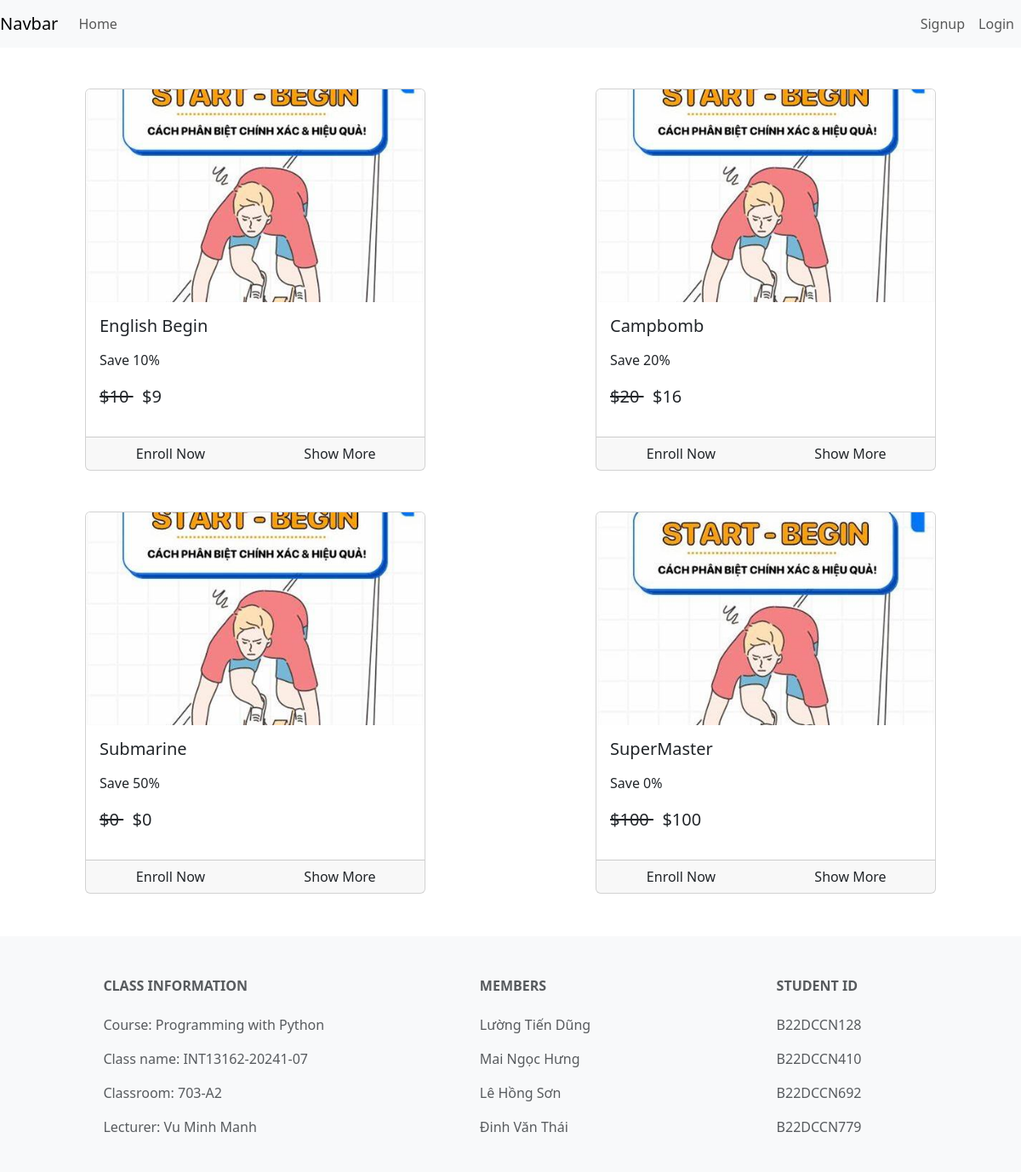
The app's page /, older data.
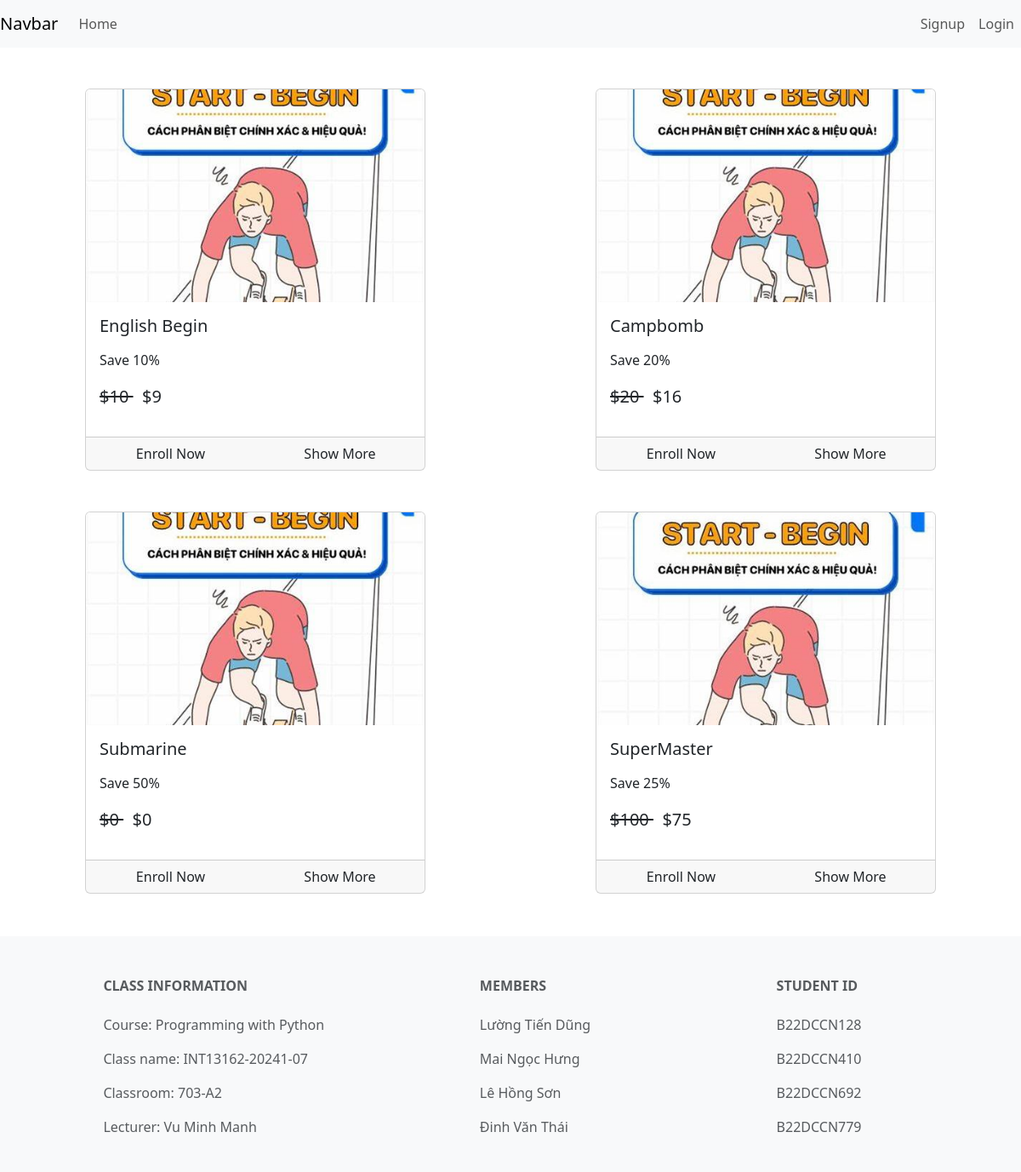
The same page, newer data.
### courses/models.py (models this page shows, shortened)
class Course(models.Model):
    name = models.CharField(max_length=500)
    slug = models.SlugField(max_length=500, unique=True, null=False,default='default-slug')
    description = models.CharField(max_length=500, null=True, blank=True)
    discount = models.IntegerField(null=False,default=0)
    price = models.IntegerField(null=False)
    active = models.BooleanField(default=False)
    thumbnail = models.ImageField(upload_to="files/thumbnail")
    date = models.DateTimeField(auto_now_add=True)
    length = models.IntegerField(null=False)
    def __str__(self):
        return self.name

### courses/views.py (the view)
# urls.py: 2. Add a URL to urlpatterns:  path('', views.home, name='home')
def home(request):
    courses = Course.objects.filter(active=True)
    print(courses)
    return render(request,template_name='courses/home.html',context={"courses":courses})

### courses/templatetags/course_custom_tags.py (called while the page is built, shortened)
@register.simple_tag
def cal_sellprice(price,discount):
    if discount is None or discount is 0:
        return price
    sellprice = price
    sellprice = price - (price*discount*0.01)
    return math.floor(sellprice)

@register.filter
def usd(price):
    return f"${price}"

@register.simple_tag
def is_enrolled(request , course):
    user = None
    if not request.user.is_authenticated:
        return False

### courses/templates/courses/home.html (shortened to what this page needs)
{% extends "courses/base.html" %}
{% load course_custom_tags %}
{%block content%}
<div class="container-fluid">
    <div class="row">
    {% for course in courses %}
    <div class="col mx-auto">
        <br>
        <br>
        <div class="card mx-auto" style="width: 25rem;">
            <img src="{{course.thumbnail.url}}" class="card-img-top" alt="..." style="height: 250px; object-fit: cover;">
            <div class="card-body">
              <h5 class="card-title">{{course.name}}</h5>
              <p class="card-text">
                <p>Save {{course.discount}}%</p>
                <p class="price">
                    <del>
                        {{course.price|usd}}
                    </del>
                    <span> {% cal_sellprice course.price course.discount as value%} {{value|usd}}</span>
                </p>
              </p>
            </div>
            <div class="card-footer p-0 position-relative">
                {% is_enrolled request course as enrolled %}
                <div class="row gx-0">
                    {% if enrolled %}
                        <a href="/course/{{ course.slug }}" class="btn w-100">
                            Start Course
                        </a>
                    {% else %}
                        <div class="col-6">
                            <a href="/check-out/{{ course.slug }}" class="btn w-100">
                                Enroll Now
                            </a>
                        </div>
                        <div class="col-6">
                            <a href="/course/{{ course.slug }}" class="btn w-100">
                                Show More
                            </a>
                        </div>
                    {% endif %}
                </div>
            </div>
        </div>
    </div>
    {% endfor %}
</div>
</div>
{% endblock %}

Row changes from the older to the newer data that the page shows:
changed Course "SuperMaster": discount "0" → "25"; value "$100" → "$75"
